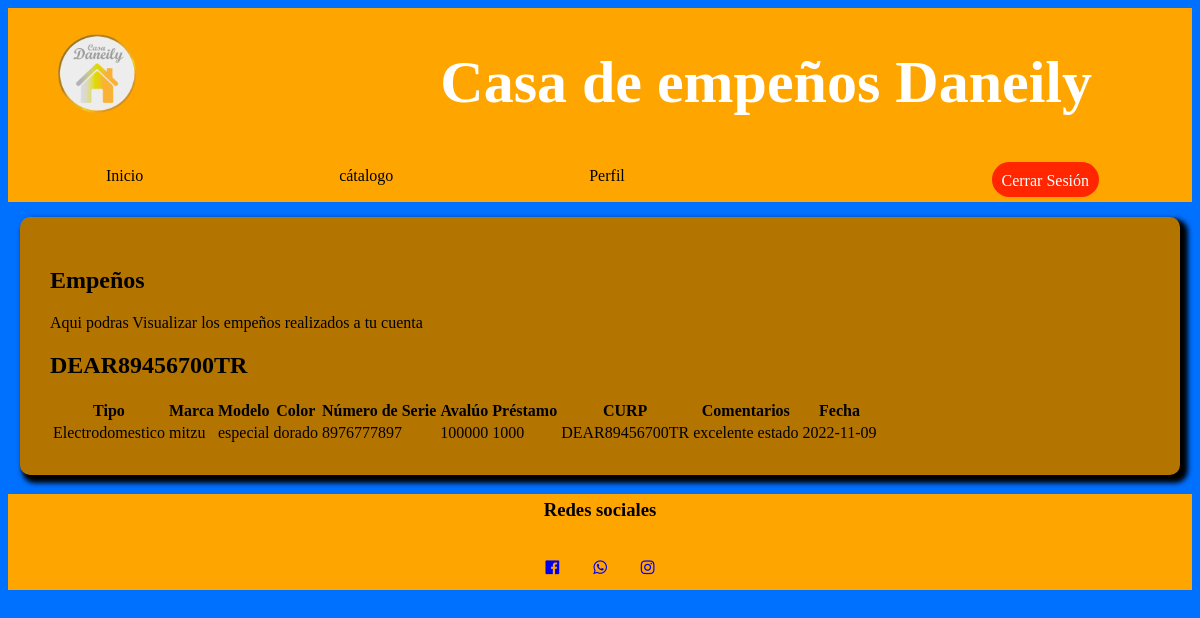
The app's page /login/usuario/perfil.php with its own data.
### tables this page shows
CREATE TABLE `empenio` (
  `tipo` varchar(30) NOT NULL,
  `marca` varchar(30) NOT NULL,
  `modelo` varchar(30) NOT NULL,
  `color` varchar(30) NOT NULL,
  `num_serie` varchar(30) NOT NULL,
  `valuo` int(100) NOT NULL,
  `prestamo` int(100) NOT NULL,
  `curp` varchar(19) NOT NULL,
  `comentarios` varchar(150) NOT NULL,
  `fecha` date NOT NULL,
  `fecha_pago` date NOT NULL,
  `estatus` varchar(15) DEFAULT NULL,
  `id` int(11) NOT NULL
);

### login/usuario/mostrar.php (called while the page is built, shortened)
<?php
    $inc = include ("conexion.php");
    if ($inc){
        $consulta = "SELECT * FROM usuarios ";
        $resultado = mysqli_query($conectar,$consulta);
        if($resultado){
            while($row = $resultado ->fetch_array()){
                $curp = $row['curp'];
            }
        }
    }
?>

### login/usuario/perfil.php (the view, shortened to what this page needs)
<!DOCTYPE html>
<html lang="en">
<head>
    <link rel="stylesheet" href="https://cdnjs.cloudflare.com/ajax/libs/font-awesome/4.7.0/css/font-awesome.min.css">
  <link rel="stylesheet" href="./estilo_inicio.css">
  <link rel="stylesheet" href="./per.css">
</head>
<body>
<?php
include "./inicio.php";
?>
<section>
<div class="cajaUno">
<div class="textos">
<h1>Empeños</h1>
<p>Aqui podras Visualizar los empeños realizados a tu cuenta</p>
</div>
<table>
<?php
include "mostrar.php";
?>
<tr>
    <th>Tipo</th>
    <th>Marca</th>
    <th>Modelo</th>
    <th>Color</th>
    <th>Número de Serie</th>
    <th>Avalúo</th>
    <th>Préstamo</th>
    <th>CURP</th>
    <th>Comentarios</th>
    <th>Fecha</th>
</tr>
<?php
require './conexion.php';
$todos_usuarios ="SELECT * FROM empenio WHERE curp = '$curp'";
$resultado = mysqli_query($conectar, $todos_usuarios);
while($row = mysqli_fetch_assoc($resultado)){
?>
<h1><?php   echo $_SESSION["curp"]; ?></h1>
<tr>
<td><?php echo $row["tipo"];  ?></td>
<td><?php echo $row["marca"];  ?></td>
<td><?php echo $row["modelo"];  ?></td>
<td><?php echo $row["color"];  ?></td>
<td><?php echo $row["num_serie"];  ?></td>
<td><?php echo $row["valuo"];  ?></td>
<td><?php echo $row["prestamo"];  ?></td>
<td><?php echo $row["curp"];  ?></td>
<td><?php echo $row["comentarios"];  ?></td>
<td><?php echo $row["fecha"];  ?></td>
</tr>
<?php
}
?>
</table>
</div>
</section>
<?php
include "./pie.php";
?>
</body>
</html>

### login/usuario/estilo_inicio.css (style rules this page uses)
body { background-color: #0070FF; ; }
section { display: flex; flex-direction: row; justify-content: center; }

### login/usuario/per.css (style rules this page uses)
.cajaUno { background-color: #B37400; width: 1100px; padding: 30px; margin-top: 15px; border-radius: 10px; box-shadow: 5px 5px 5px 3px black; }

### records on screen
empenio: tipo "Electrodomestico", marca "mitzu", modelo "especial", color "dorado", num_serie "8976777897", valuo "100000", prestamo "1000", curp "DEAR89456700TR", comentarios "excelente estado", fecha "2022-11-09"
